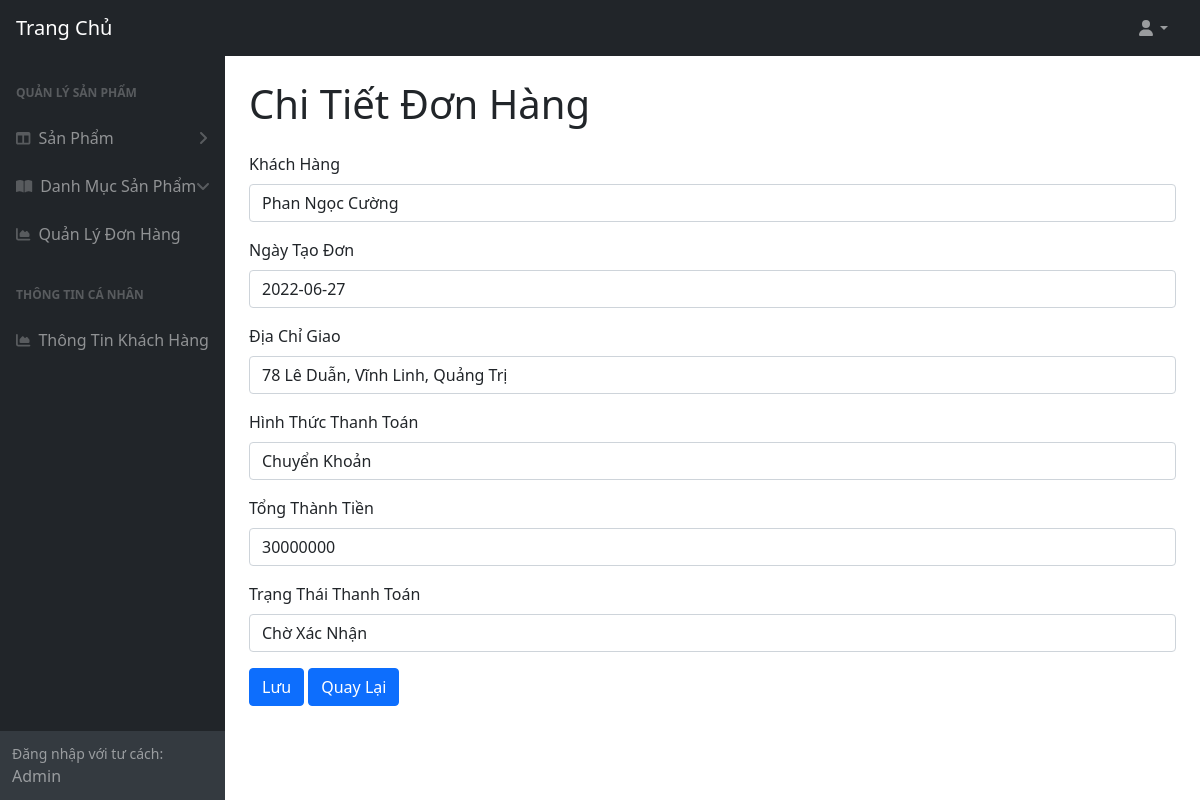
The app's page /admin/ordersproducts/orders-edit.php?id=1 with its own data.
### tables this page shows
CREATE TABLE `orders` (
  `id` int(11) NOT NULL,
  `customer_name` varchar(255) NOT NULL,
  `phone_number` varchar(12) NOT NULL,
  `payment_status` varchar(255) NOT NULL,
  `date_created` date NOT NULL,
  `delivery_date` date NOT NULL,
  `delivery_place` varchar(255) NOT NULL,
  `payment_method` varchar(255) NOT NULL,
  `total_money` varchar(255) NOT NULL
);

### admin/ordersproducts/orders-edit.php (the view, shortened to what this page needs)
<?php
include '../layouts/db.php';
$id = $_REQUEST['id'];
$sql = "SELECT * FROM `orders` WHERE id = '$id'";
$stmt = $conn->query($sql);
$stmt->setFetchMode(PDO::FETCH_OBJ);
$row = $stmt->fetch();
include '../layouts/header.php';
include '../layouts/sidebar.php';
?>
<div id="layoutSidenav_content">
    <main>
        <div class="container-fluid px-4">
            <h1 class="mt-4">Chi Tiết Đơn Hàng</h1>
            <div class="row">
                <div class="col-lg-12">
                    <form action="" method="post">
                        <div class="mb-3">
                            <label class="form-label">Khách Hàng</label>
                            <input type="text" name="customer_name" class="form-control" value='<?= $row->customer_name ?>'>
                        </div>
                        <div class="mb-3">
                            <label class="form-label">Ngày Tạo Đơn</label>
                            <input type="date_created" class="form-control" name="date_created" value='<?= $row->date_created ?>'>
                        </div>
                        <div class="mb-3">
                            <label class="form-label">Địa Chỉ Giao</label>
                            <input type="delivery_place" class="form-control" name="delivery_place" value='<?= $row->delivery_place ?>'>
                        </div>
                        <div class="mb-3">
                            <label class="form-label">Hình Thức Thanh Toán</label>
                            <input type="payment_method" class="form-control" name="payment_method" value='<?= $row->payment_method ?>'>
                        </div>
                        <div class="mb-3">
                            <label class="form-label">Tổng Thành Tiền</label>
                            <input type="total_money" class="form-control" name="total_money" value='<?= $row->total_money ?>'>
                        </div>
                        <div class="mb-3">
                            <label class="form-label">Trạng Thái Thanh Toán</label>
                            <input type="payment_status" class="form-control" name="payment_status" value='<?= $row->payment_status ?>'>
                        </div>
                        <button type="submit" class="btn btn-primary">Lưu</button>
                        <a type="button" href="../ordersproducts/orders.php" class="btn btn-primary">Quay Lại</a>
                    </form>
                </div>
            </div>
        </div>
</div>
</body>

### records on screen
orders: customer_name "Phan Ngọc Cường", date_created "2022-06-27", delivery_place "78 Lê Duẫn, Vĩnh Linh, Quảng Trị", payment_method "Chuyển Khoản", total_money "30000000", payment_status "Chờ Xác Nhận"
